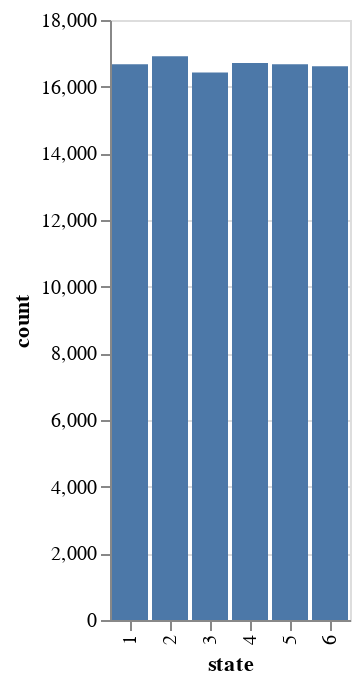

The notebook cell this image was saved under:
### Code cell
import pandas as pd

die_rolls = pd.DataFrame({
    'state': possible_states,
    'count': [counts.get(state, 0) for state in possible_states]
})

print(die_rolls)

alt.Chart(die_rolls).mark_bar().encode(
    x='state:O',
    y='count'
)

### Figure 1 — Vega-Lite specification as saved in the notebook (floating-point values rounded to 4 significant figures)
{"config": {"view": {"continuousWidth": 300, "continuousHeight": 300}}, "data": {"name": "data-0ca24a0a71daa8fd68bdcd7a67364c29"}, "mark": {"type": "bar"}, "encoding": {"x": {"field": "state", "type": "ordinal"}, "y": {"field": "count", "type": "quantitative"}}, "$schema": "https://vega.github.io/schema/vega-lite/v5.14.1.json", "datasets": {"data-0ca24a0a71daa8fd68bdcd7a67364c29": [{"state": 1, "count": 16669}, {"state": 2, "count": 16912}, {"state": 3, "count": 16425}, {"state": 4, "count": 16710}, {"state": 5, "count": 16671}, {"state": 6, "count": 16613}]}}
